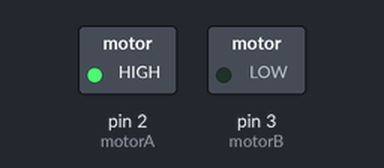
Bench run of a sketch on a simulated Arduino Uno, built with avr-gcc and run on an emulated ATmega328P. Shown: switched loads named in the sketch (green lamp = pin HIGH).

Above: at 2.5 s.
At 5.5 s:
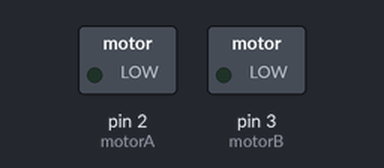
At 8.5 s:
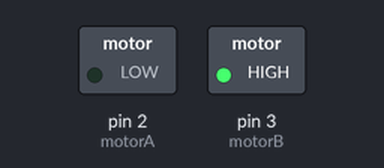
Timing chart, 0 to 15.6 s (numbered marks = the images above):
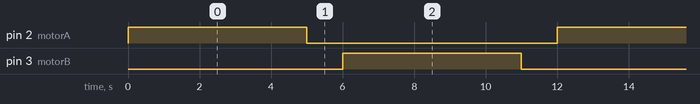

The sketch:

motor.ino
```cpp
// Code by @AryToNeX

const int motorA = 2;
const int motorB = 3;

void setup(){
  pinMode(motorA,OUTPUT);
  pinMode(motorB,OUTPUT);
}

void loop(){
  digitalWrite(motorA,HIGH);
  digitalWrite(motorB,LOW);
  delay(5000);
  digitalWrite(motorA,LOW);
  delay(1000);
  digitalWrite(motorB,HIGH);
  delay(5000);
  digitalWrite(motorB,LOW);
  delay(1000);
}
```

Measured:
- by itself, pin 2 (motorA), pin 3 (motorB): alternates HIGH for 5.0 s and LOW for 7.0 s
- by itself, everything shown: repeats every 12.0 s, in 4 steps
